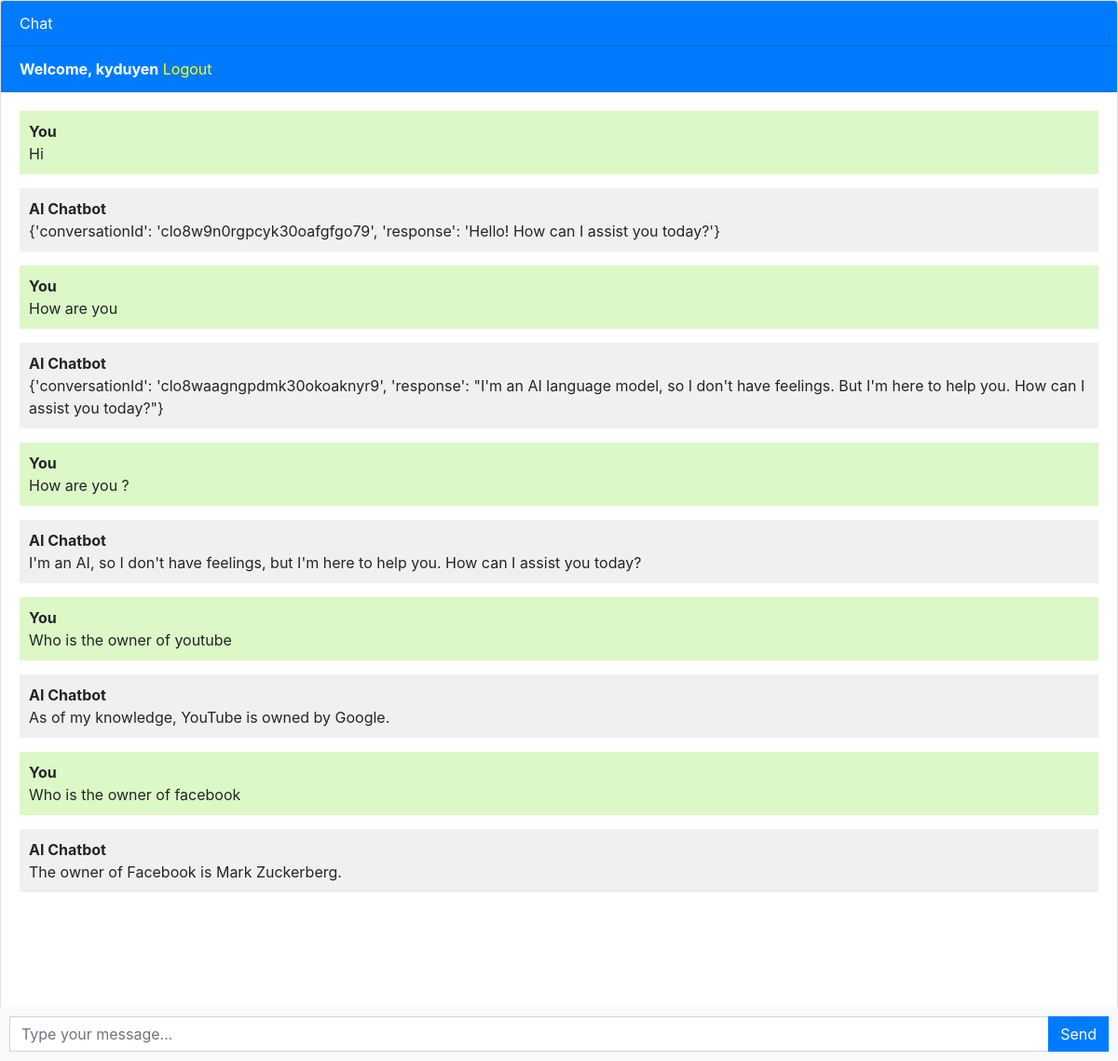
Screenshot of / (signed in) with the database file from the repository.
### chatbot/models.py (models this page shows, shortened)
class Chat(models.Model):
    user = models.ForeignKey(User, on_delete=models.CASCADE)
    message = models.TextField()
    response = models.TextField()
    created_at = models.DateTimeField(auto_now_add=True)

### chatbot/views.py (the view)
# urls.py: path('', views.chatbot, name='chatbot'),
def chatbot(request):
    chats = Chat.objects.filter(user=request.user)
    if request.method == 'POST':
        message = request.POST.get('message')
        response = ask_chatbot(message)
        chat = Chat(user=request.user, message=message, response=response, created_at=timezone.now())
        chat.save()  #save chat into the data base
        return JsonResponse({'message': message, 'response': response})
    return render(request, 'chatbot.html', {'chats': chats})

### templates/chatbot.html (shortened to what this page needs)
{% extends 'base.html' %}
{% block content %}
<div class="chat-container">
  <div class="card flex-grow-1">
    <div class="card-header bg-primary text-white">Chat</div>
    {% if user.is_authenticated %}
    <div class="card-header bg-primary text-white"><b>Welcome, {{user.username}}</b>   <a style="color: yellow;" href="logout">Logout</a></div>
    {% else %}
    <div class="card-header bg-primary text-white"><a style="color: yellow" href="login">Login</a>   <a style="color: yellow;" href="register">Register</a></div>
    {% endif %}
    <div class="card-body messages-box">
      <ul class="list-unstyled messages-list">
        {% for chat in chats %}
          {% if chat.user == request.user %}
            <li class="message sent">
          <div class="message-text">
            <div class="message-sender">
              <b>You</b>
            </div>
            <div class="message-content">
              {{chat.message}}
            </div>
          </div>
        </li>
        <li class="message received">
          <div class="message-text">
            <div class="message-sender">
              <b>AI Chatbot</b>
            </div>
            <div class="message-content">
              {{chat.response}}
            </div>
          </div>
        </li>
          {% endif %}
        {% endfor %}
      </ul>
    </div>
    <br><br>
    <br><br>
    <br><br>
  </div>
  <form class="message-form">
    <div class="input-group">
      <input type="text" class="form-control message-input" placeholder="Type your message...">
      <div class="input-group-append">
        <button type="submit" class="btn btn-primary btn-send">Send</button>
      </div>
    </div>
  </form>
</div>
{% endblock %}

### templates/base.html (shortened to what this page needs)
<!DOCTYPE html>
<html lang="en">
  <head>
    <link rel="stylesheet" href="https://stackpath.bootstrapcdn.com/bootstrap/4.3.1/css/bootstrap.min.css">
  </head>
  <body>
    {% block content %}{% endblock %}
  </body>
</html>

### templates/chatbot.html (style rules this page uses)
body, html { height: 100%; }
.messages-box { flex: 1; overflow-y: auto; }
.messages-list { padding-left: 0; }
.message { margin-bottom: 15px; list-style: none; }
.message-text { padding: 10px; border-radius: 5px; }
.sent { background-color: #dcf8c6; align-self: flex-end; }
.received { background-color: #f1f0f0; align-self: flex-start; }
.message-form { display: flex; position: fixed; bottom: 0; left: 0; right: 0; padding: 10px; background-color: #f8f9fa; }
.message-input { flex: 1; border-radius: 0; border-right: none; }
.btn-send { border-radius: 0; }
.chat-container { height: 100%; display: flex; flex-direction: column; }

### rows the page displays
Chat: message "Hi", response "{'conversationId': 'clo8w9n0rgpcyk30oafgfgo79', 'response': 'Hello! How can I assist you today?'}"
Chat: message "How are you", response "{'conversationId': 'clo8waagngpdmk30okoaknyr9', 'response': \"I'm an AI language model, so I don't have feelings. But I'm here to help you. How can I assist you today?\"}"
Chat: message "How are you ?", response "I'm an AI, so I don't have feelings, but I'm here to help you. How can I assist you today?"
Chat: message "Who is the owner of youtube", response "As of my knowledge, YouTube is owned by Google."
Chat: message "Who is the owner of facebook", response "The owner of Facebook is Mark Zuckerberg."

### other values shown
{{ user.username }} "kyduyen"
